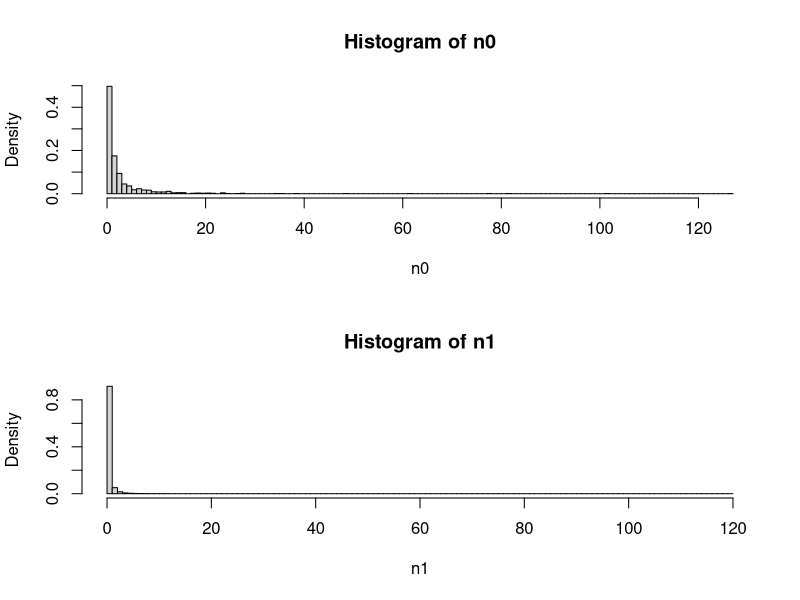
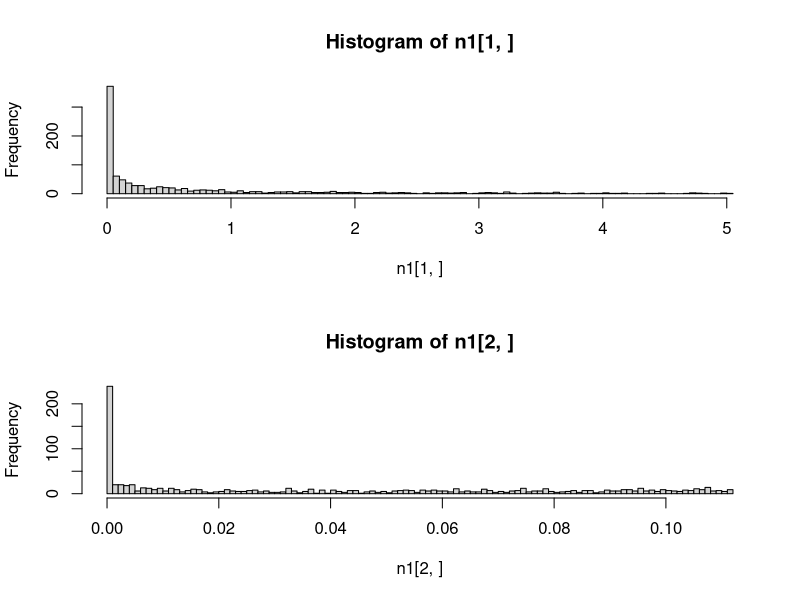
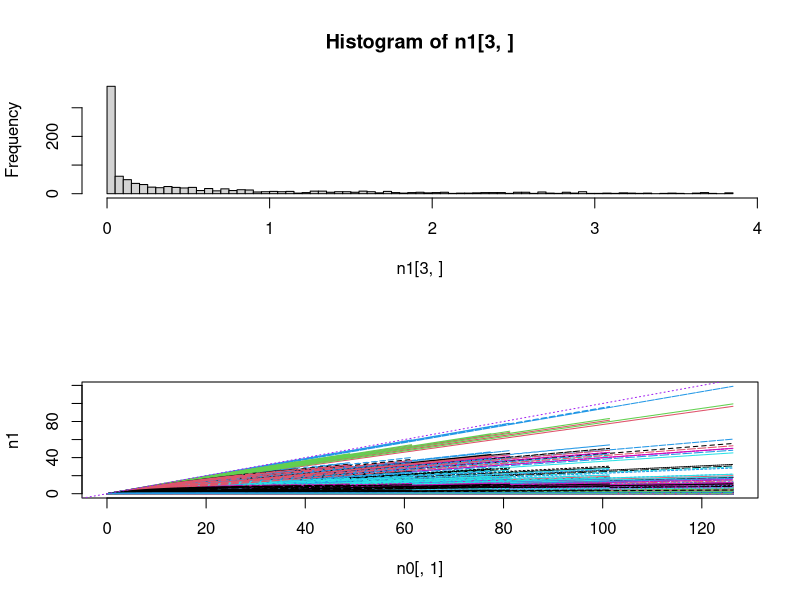
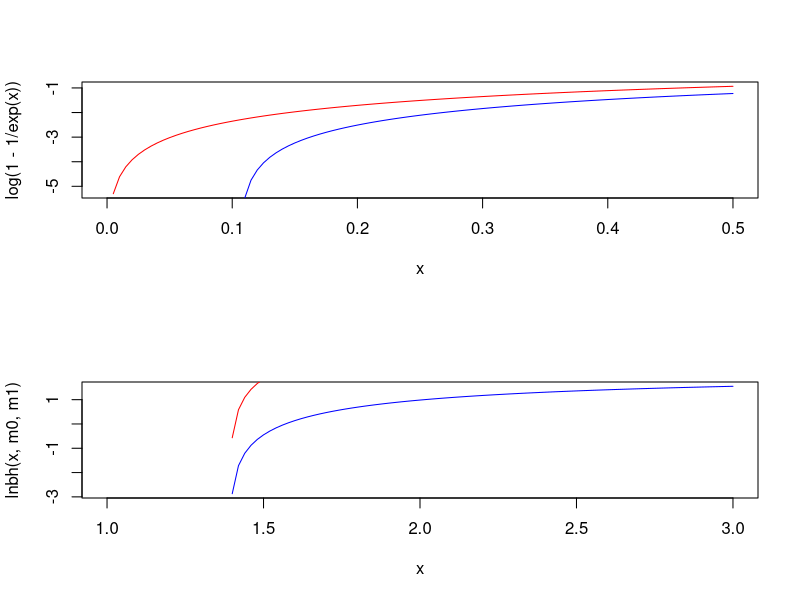
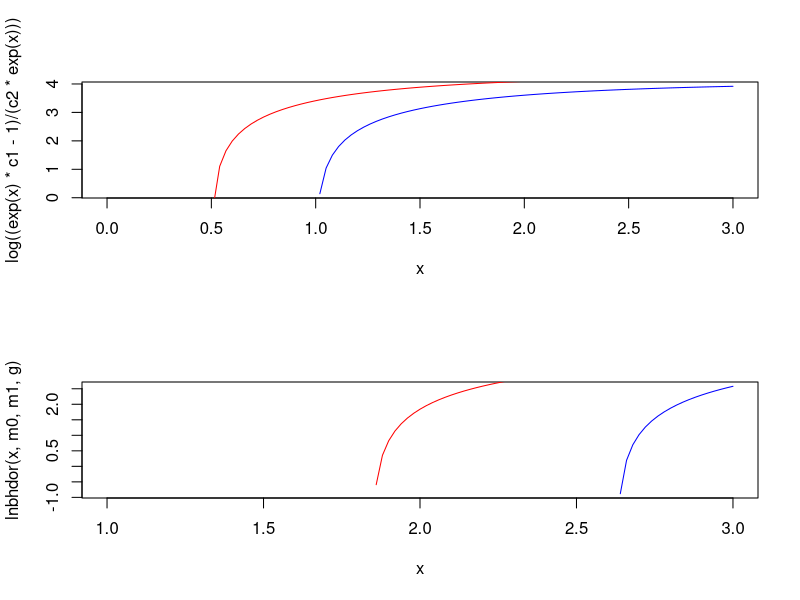
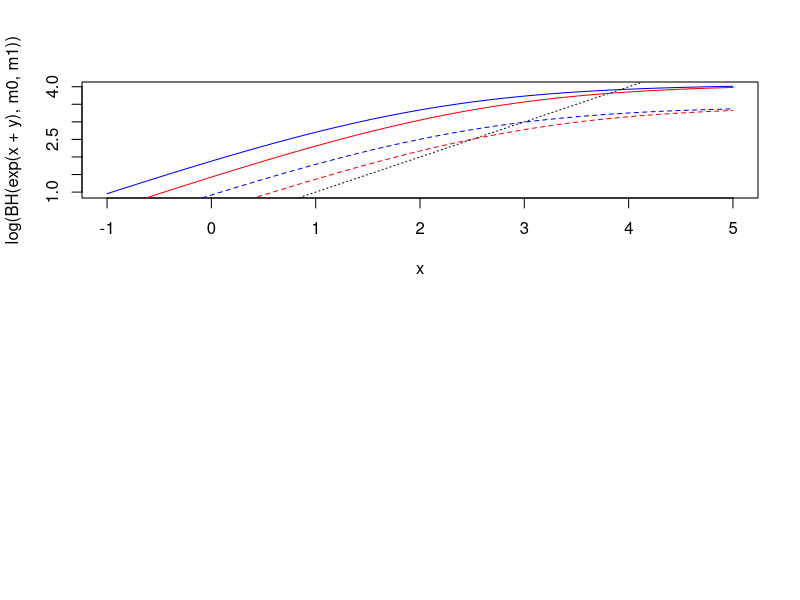

Reproduce these figures in R, in order.
####################################################################
# Explore how random variation in Beverton-Holt mortality function #
# affects the distribution of population sizes                     #
####################################################################

# Functions ---------------------------------------------------------------

BH <- function(n_in,m0,m1){
  n_out <- n_in * exp(-m0) / ( 1 + (m1/m0)*(1-exp(-m0))*n_in )
  return(n_out)
}
# assuming T = 1

# Exploration -------------------------------------------------------------

ln0_min <- -5
ln0_max <- 0
nseq <- 10^3
neps <- 10^3
alpha_m <- 0.1
beta_m <- 1

# n0_seq <- exp(seq(ln0_min,ln0_max,length.out=nseq))
# eps_m <- seq(-1,1,length.out=neps)
n0_seq <- exp(rnorm(nseq,0,1.5))
eps_m <- rnorm(neps,0,2)
  
m0 <- m1 <- n0 <- n1 <- matrix(NA,nr=nseq,nc=neps)

m0[] <- rep(exp(outer(alpha_m,eps_m,"+")),each=nseq)
m1[] <- rep(exp(outer(beta_m,eps_m,"+")),each=nseq)
n0[] <- rep(n0_seq,times=neps)
n1 <- BH(n0,m0,m1)

par(mfrow=c(2,1))
hist(n0,breaks=100,prob=T)
hist(n1,breaks=100,prob=T)

hist(n1[1,],breaks=100)
hist(n1[2,],breaks=100)
hist(n1[3,],breaks=100)

matplot(n0[,1],n1,type="l")
abline(0,1,col="purple",lty=3)

(K <- BH(10^10,m0[1,],m1[1,]))

# Plant example -----------------------------------------------------------
# From Yodzis and work on desert annuals

### Without seed dormancy

curve(log(1-1/exp(x)),col="red",xlim=c(0,0.5))
curve(log(0.9-1/exp(x)),col="blue",add=T)
# drop-off occurs earlier at lower K

lnbh <- function(y,m0,m1,T3=0.3){
  c1 <- exp(-m0*T3)
  c2 <- (1-exp(-m0)*T3)*m1/m0
  log((y*c1-1)/(c2*y))
}

m0 <- 1.1
m1 <- 0.1
curve(lnbh(x,m0,m1),col="blue",xlim=c(1,3))
m1 <- 0.01
curve(lnbh(x,m0,m1),col="red",add=T)
# changing c2 only changes equilibrium N by constant factor (shifts intercept)

m0 <- 1
m1 <- 0.01
c1 <- exp(-m0)
c2 <- (1-exp(-m0))*m1/m0
curve(log((exp(x)*c1-1)/(c2*exp(x))),col="blue",xlim=c(0,3))
m0 <- 0.5
c1 <- exp(-m0)
c2 <- (1-exp(-m0))*m1/m0
curve(log((exp(x)*c1-1)/(c2*exp(x))),col="red",add=T)
# drop-off occurs earlier at *lower* K

# Y is just scaling up and down, changing c2 does the same thing?

### With seed dormancy

lnbhdor <- function(y,m0,m1,g,T3=0.3){
  s0 <- exp(-m0)
  c1 <- exp(-m0*T3)
  c2 <- (1-exp(-m0)*T3)*m1/m0
  log((c1*g*y-g*s0+s0-1) / (c2*g*y*((g-1)*s0+1)))
}

g <- 0.4
m0 <- 1
m1 <- 0.01
curve(lnbhdor(x,m0,m1,g),col="blue",xlim=c(1,3))
m0 <- 0.5
curve(lnbhdor(x,m0,m1,g),col="red",add=T)
  # Same result with G - drop-off earlier for lower K

# How does Y affect BH curve? ---------------------------------------------

BH <- function(n_in,m0,m1){
  n_out <- n_in * exp(-m0) / ( 1 + (m1/m0)*(1-exp(-m0))*n_in )
  return(n_out)
}


y <- 3 # log scale
m0 <- 1
curve(log(BH(exp(x+y),m0,m1)),col="blue",xlim=c(-1,5))
curve(log(BH(exp(x+y-0.5),m0,m1)),col="red",add=T)
m0 <- 2
curve(log(BH(exp(x+y),m0,m1)),col="blue",add=T,lty=2)
curve(log(BH(exp(x+y-0.5),m0,m1)),col="red",add=T,lty=2)
abline(0,1,lty=3)
  # -0.5 -> exp(0.5) decrease in y
  # decrease in y reduces equilibrium N *faster* when max popsize (K) is lower

